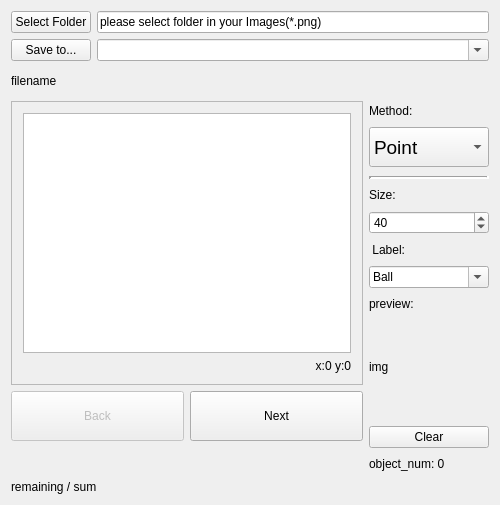
<?xml version="1.0" encoding="UTF-8"?>
<ui version="4.0">
 <class>photoclipping</class>
 <widget class="QWidget" name="photoclipping">
  <property name="geometry">
   <rect>
    <x>0</x>
    <y>0</y>
    <width>500</width>
    <height>505</height>
   </rect>
  </property>
  <property name="sizePolicy">
   <sizepolicy hsizetype="Fixed" vsizetype="Fixed">
    <horstretch>0</horstretch>
    <verstretch>0</verstretch>
   </sizepolicy>
  </property>
  <property name="windowTitle">
   <string>photoclipping</string>
  </property>
  <layout class="QGridLayout" name="gridLayout_3">
   <item row="6" column="0">
    <widget class="QLabel" name="labelImageNum">
     <property name="sizePolicy">
      <sizepolicy hsizetype="Preferred" vsizetype="Fixed">
       <horstretch>0</horstretch>
       <verstretch>0</verstretch>
      </sizepolicy>
     </property>
     <property name="text">
      <string>remaining / sum</string>
     </property>
    </widget>
   </item>
   <item row="0" column="0" colspan="2">
    <layout class="QGridLayout" name="gridLayout">
     <item row="0" column="0">
      <widget class="QPushButton" name="pushSelectFolder">
       <property name="text">
        <string>Select Folder</string>
       </property>
      </widget>
     </item>
     <item row="0" column="1">
      <widget class="QLineEdit" name="lineSelectFolder">
       <property name="text">
        <string>please select folder in your Images(*.png)</string>
       </property>
      </widget>
     </item>
     <item row="1" column="0">
      <widget class="QPushButton" name="pushSaveto">
       <property name="text">
        <string>Save to...</string>
       </property>
      </widget>
     </item>
     <item row="1" column="1">
      <widget class="QComboBox" name="comboSaveto">
       <property name="editable">
        <bool>true</bool>
       </property>
      </widget>
     </item>
    </layout>
   </item>
   <item row="1" column="0" colspan="2">
    <widget class="QLabel" name="labelFilename">
     <property name="text">
      <string>filename</string>
     </property>
    </widget>
   </item>
   <item row="2" column="0" rowspan="2">
    <widget class="QFrame" name="frame_2">
     <property name="frameShape">
      <enum>QFrame::StyledPanel</enum>
     </property>
     <property name="frameShadow">
      <enum>QFrame::Raised</enum>
     </property>
     <layout class="QGridLayout" name="gridLayout_4">
      <item row="0" column="0">
       <widget class="MyQView" name="graphicsImage">
        <property name="sizePolicy">
         <sizepolicy hsizetype="Preferred" vsizetype="Preferred">
          <horstretch>0</horstretch>
          <verstretch>0</verstretch>
         </sizepolicy>
        </property>
        <property name="minimumSize">
         <size>
          <width>320</width>
          <height>240</height>
         </size>
        </property>
        <property name="cursor" stdset="0">
         <cursorShape>BlankCursor</cursorShape>
        </property>
       </widget>
      </item>
      <item row="1" column="0">
       <widget class="QLabel" name="label_axis">
        <property name="text">
         <string>x:0 y:0</string>
        </property>
        <property name="alignment">
         <set>Qt::AlignRight|Qt::AlignTrailing|Qt::AlignVCenter</set>
        </property>
       </widget>
      </item>
     </layout>
    </widget>
   </item>
   <item row="2" column="1" rowspan="4">
    <layout class="QVBoxLayout" name="verticalLayout_3">
     <item>
      <widget class="QLabel" name="label_2">
       <property name="sizePolicy">
        <sizepolicy hsizetype="Fixed" vsizetype="Fixed">
         <horstretch>0</horstretch>
         <verstretch>0</verstretch>
        </sizepolicy>
       </property>
       <property name="text">
        <string>Method:</string>
       </property>
      </widget>
     </item>
     <item>
      <widget class="QComboBox" name="comboMethod">
       <property name="sizePolicy">
        <sizepolicy hsizetype="Preferred" vsizetype="Fixed">
         <horstretch>0</horstretch>
         <verstretch>0</verstretch>
        </sizepolicy>
       </property>
       <property name="minimumSize">
        <size>
         <width>0</width>
         <height>40</height>
        </size>
       </property>
       <property name="font">
        <font>
         <pointsize>14</pointsize>
        </font>
       </property>
       <property name="editable">
        <bool>false</bool>
       </property>
       <item>
        <property name="text">
         <string>Point</string>
        </property>
       </item>
       <item>
        <property name="text">
         <string>Rect</string>
        </property>
       </item>
      </widget>
     </item>
     <item>
      <widget class="Line" name="line">
       <property name="minimumSize">
        <size>
         <width>120</width>
         <height>0</height>
        </size>
       </property>
       <property name="frameShadow">
        <enum>QFrame::Sunken</enum>
       </property>
       <property name="lineWidth">
        <number>3</number>
       </property>
       <property name="orientation">
        <enum>Qt::Horizontal</enum>
       </property>
      </widget>
     </item>
     <item>
      <widget class="QLabel" name="label_4">
       <property name="sizePolicy">
        <sizepolicy hsizetype="Preferred" vsizetype="Fixed">
         <horstretch>0</horstretch>
         <verstretch>0</verstretch>
        </sizepolicy>
       </property>
       <property name="text">
        <string>Size:</string>
       </property>
      </widget>
     </item>
     <item>
      <widget class="QSpinBox" name="spinSize">
       <property name="sizePolicy">
        <sizepolicy hsizetype="Preferred" vsizetype="Fixed">
         <horstretch>0</horstretch>
         <verstretch>0</verstretch>
        </sizepolicy>
       </property>
       <property name="minimum">
        <number>2</number>
       </property>
       <property name="maximum">
        <number>998</number>
       </property>
       <property name="singleStep">
        <number>2</number>
       </property>
       <property name="value">
        <number>40</number>
       </property>
      </widget>
     </item>
     <item>
      <widget class="QLabel" name="label_3">
       <property name="sizePolicy">
        <sizepolicy hsizetype="Fixed" vsizetype="Fixed">
         <horstretch>0</horstretch>
         <verstretch>0</verstretch>
        </sizepolicy>
       </property>
       <property name="text">
        <string> Label:</string>
       </property>
      </widget>
     </item>
     <item>
      <widget class="QComboBox" name="comboLabel">
       <property name="sizePolicy">
        <sizepolicy hsizetype="Preferred" vsizetype="Fixed">
         <horstretch>0</horstretch>
         <verstretch>0</verstretch>
        </sizepolicy>
       </property>
       <property name="editable">
        <bool>true</bool>
       </property>
       <item>
        <property name="text">
         <string>Ball</string>
        </property>
       </item>
       <item>
        <property name="text">
         <string>Goalpost</string>
        </property>
       </item>
      </widget>
     </item>
     <item>
      <layout class="QVBoxLayout" name="verticalLayout_2">
       <item>
        <widget class="QLabel" name="label">
         <property name="sizePolicy">
          <sizepolicy hsizetype="Fixed" vsizetype="Fixed">
           <horstretch>0</horstretch>
           <verstretch>0</verstretch>
          </sizepolicy>
         </property>
         <property name="text">
          <string>preview:</string>
         </property>
        </widget>
       </item>
       <item>
        <widget class="QLabel" name="labelPreview">
         <property name="sizePolicy">
          <sizepolicy hsizetype="Fixed" vsizetype="Fixed">
           <horstretch>0</horstretch>
           <verstretch>0</verstretch>
          </sizepolicy>
         </property>
         <property name="minimumSize">
          <size>
           <width>100</width>
           <height>100</height>
          </size>
         </property>
         <property name="text">
          <string>img</string>
         </property>
        </widget>
       </item>
      </layout>
     </item>
     <item>
      <widget class="QPushButton" name="pushClear">
       <property name="sizePolicy">
        <sizepolicy hsizetype="Minimum" vsizetype="Fixed">
         <horstretch>0</horstretch>
         <verstretch>0</verstretch>
        </sizepolicy>
       </property>
       <property name="text">
        <string>Clear</string>
       </property>
      </widget>
     </item>
     <item>
      <widget class="QLabel" name="labelObjNum">
       <property name="sizePolicy">
        <sizepolicy hsizetype="Fixed" vsizetype="Fixed">
         <horstretch>0</horstretch>
         <verstretch>0</verstretch>
        </sizepolicy>
       </property>
       <property name="text">
        <string>object_num: 0</string>
       </property>
      </widget>
     </item>
    </layout>
   </item>
   <item row="4" column="0">
    <layout class="QVBoxLayout" name="verticalLayout">
     <item>
      <layout class="QHBoxLayout" name="horizontalLayout">
       <item>
        <widget class="QPushButton" name="pushBack">
         <property name="enabled">
          <bool>false</bool>
         </property>
         <property name="sizePolicy">
          <sizepolicy hsizetype="Minimum" vsizetype="Fixed">
           <horstretch>0</horstretch>
           <verstretch>0</verstretch>
          </sizepolicy>
         </property>
         <property name="minimumSize">
          <size>
           <width>0</width>
           <height>50</height>
          </size>
         </property>
         <property name="text">
          <string>Back</string>
         </property>
        </widget>
       </item>
       <item>
        <widget class="QPushButton" name="pushNext">
         <property name="sizePolicy">
          <sizepolicy hsizetype="Minimum" vsizetype="Fixed">
           <horstretch>0</horstretch>
           <verstretch>0</verstretch>
          </sizepolicy>
         </property>
         <property name="minimumSize">
          <size>
           <width>0</width>
           <height>50</height>
          </size>
         </property>
         <property name="text">
          <string>Next</string>
         </property>
        </widget>
       </item>
      </layout>
     </item>
    </layout>
   </item>
  </layout>
 </widget>
 <layoutdefault spacing="6" margin="11"/>
 <customwidgets>
  <customwidget>
   <class>MyQView</class>
   <extends>QGraphicsView</extends>
   <header>MyQView.h</header>
  </customwidget>
 </customwidgets>
 <resources/>
 <connections/>
</ui>
